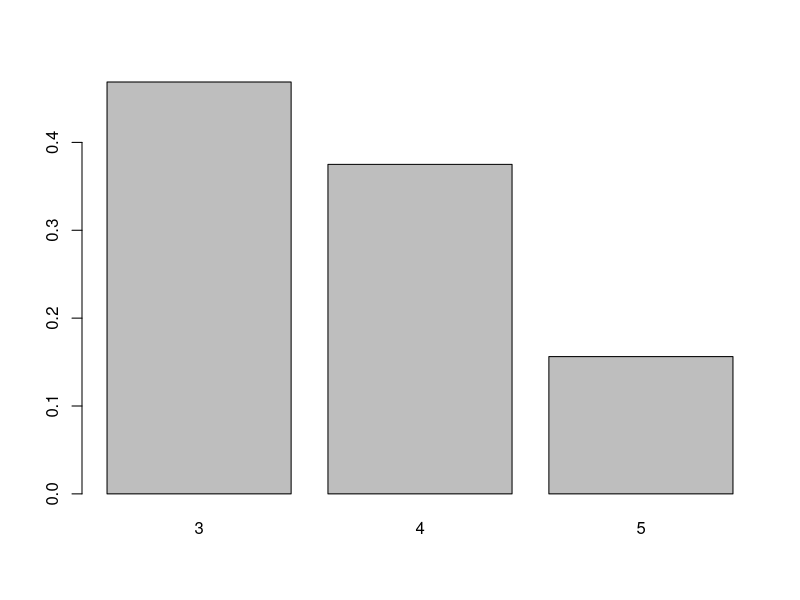
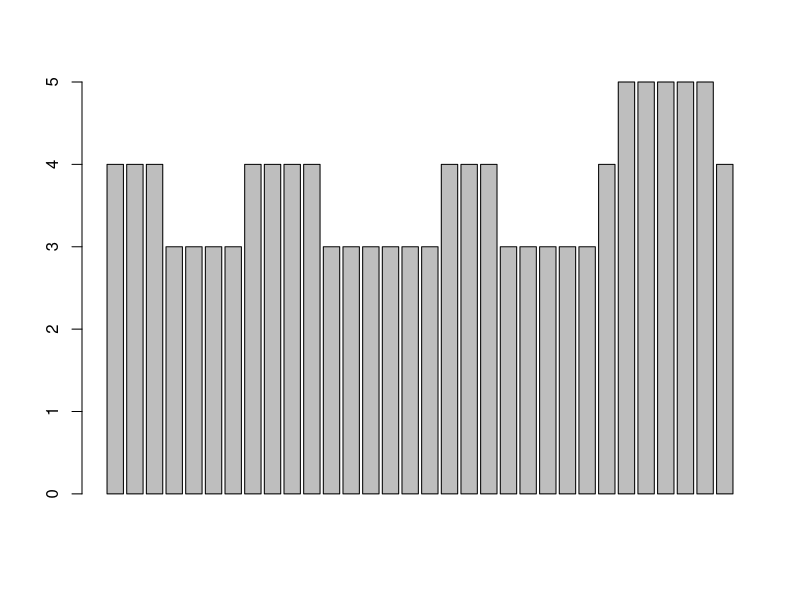
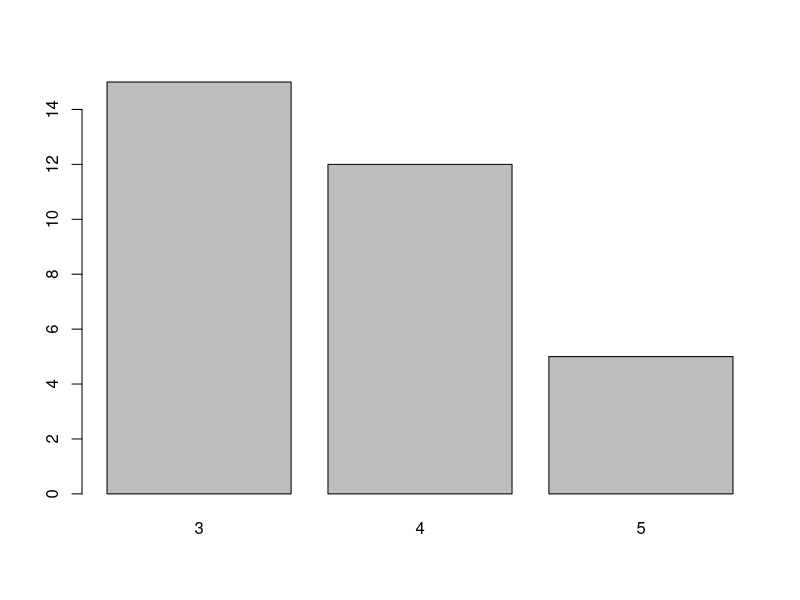
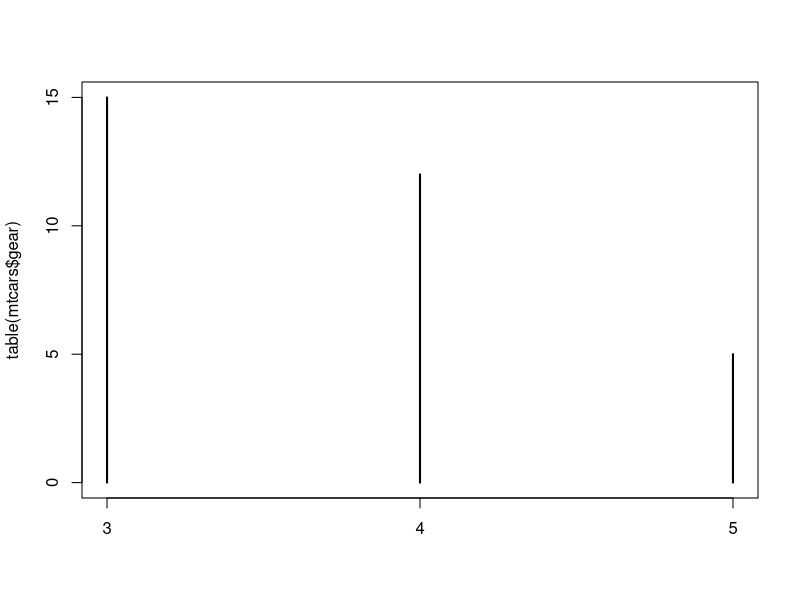
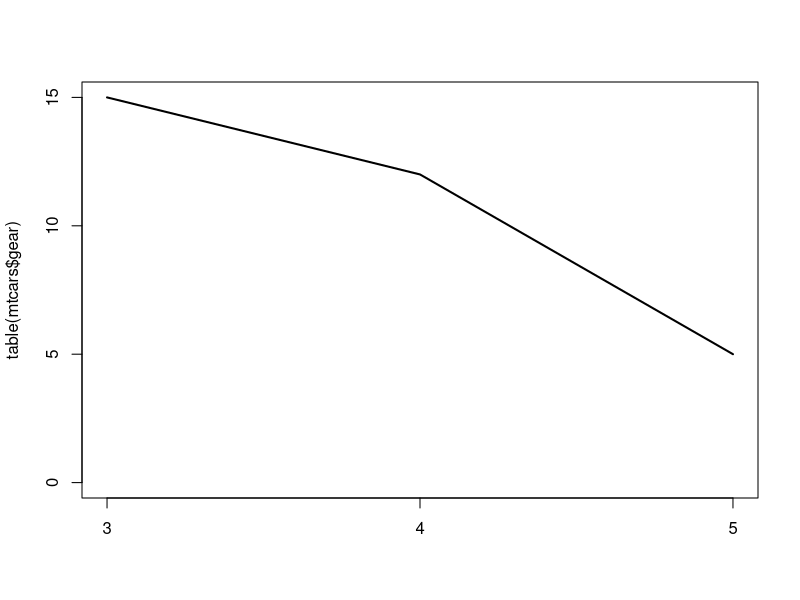

Here is the R script that generated these plots, in order:
print("first three observations of mtcars")
head(mtcars, 3)
print("last three observations of mtcars")
tail(mtcars, 3)

print("car with max horsepower")
mtcars[which.max(mtcars$hp),]

print("frequency of table with number of gears")
barplot(table(mtcars$gear)/nrow(mtcars))

print("barplot of gears")
barplot(mtcars$gear)

print("Line Graph of gear variable")
barplot(table(mtcars$gear))
plot(table(mtcars$gear))

print("Polygon Plot of gear variable")
plot(table(mtcars$gear), type="l")
